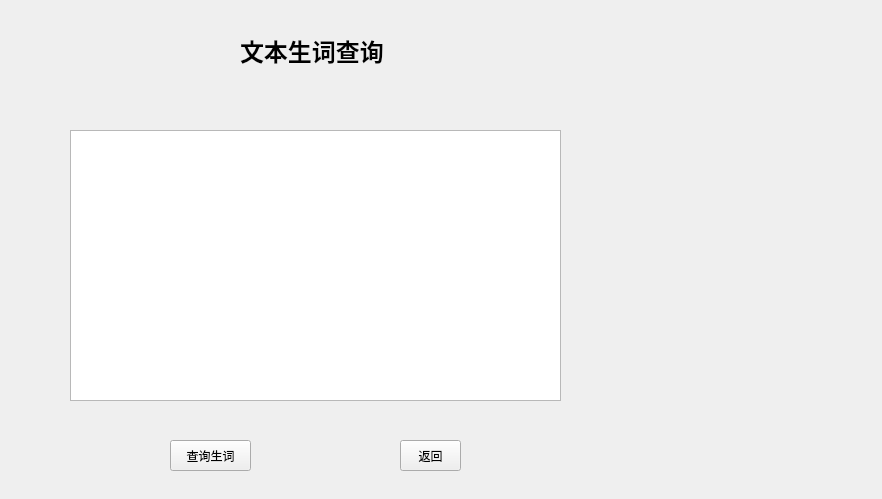
<?xml version="1.0" encoding="UTF-8"?>
<ui version="4.0">
 <class>SearchTextWordWindow</class>
 <widget class="QMainWindow" name="SearchTextWordWindow">
  <property name="geometry">
   <rect>
    <x>0</x>
    <y>0</y>
    <width>882</width>
    <height>499</height>
   </rect>
  </property>
  <property name="minimumSize">
   <size>
    <width>882</width>
    <height>499</height>
   </size>
  </property>
  <property name="maximumSize">
   <size>
    <width>882</width>
    <height>499</height>
   </size>
  </property>
  <property name="windowTitle">
   <string>SimpleDictionary~\(≧▽≦)/~</string>
  </property>
  <property name="styleSheet">
   <string notr="true">background-image: url(:/new/prefix1/20160521112419_Yf3XJ.jpeg);</string>
  </property>
  <widget class="QWidget" name="centralwidget">
   <widget class="QLabel" name="label">
    <property name="geometry">
     <rect>
      <x>240</x>
      <y>30</y>
      <width>151</width>
      <height>41</height>
     </rect>
    </property>
    <property name="font">
     <font>
      <family>等线</family>
      <pointsize>18</pointsize>
      <weight>75</weight>
      <bold>true</bold>
     </font>
    </property>
    <property name="text">
     <string>文本生词查询</string>
    </property>
   </widget>
   <widget class="QTextEdit" name="textEdit">
    <property name="geometry">
     <rect>
      <x>70</x>
      <y>130</y>
      <width>491</width>
      <height>271</height>
     </rect>
    </property>
   </widget>
   <widget class="QPushButton" name="searchButton">
    <property name="geometry">
     <rect>
      <x>170</x>
      <y>440</y>
      <width>81</width>
      <height>31</height>
     </rect>
    </property>
    <property name="text">
     <string>查询生词</string>
    </property>
   </widget>
   <widget class="QPushButton" name="returnButton">
    <property name="geometry">
     <rect>
      <x>400</x>
      <y>440</y>
      <width>61</width>
      <height>31</height>
     </rect>
    </property>
    <property name="text">
     <string>返回</string>
    </property>
   </widget>
  </widget>
 </widget>
 <resources/>
 <connections/>
</ui>
